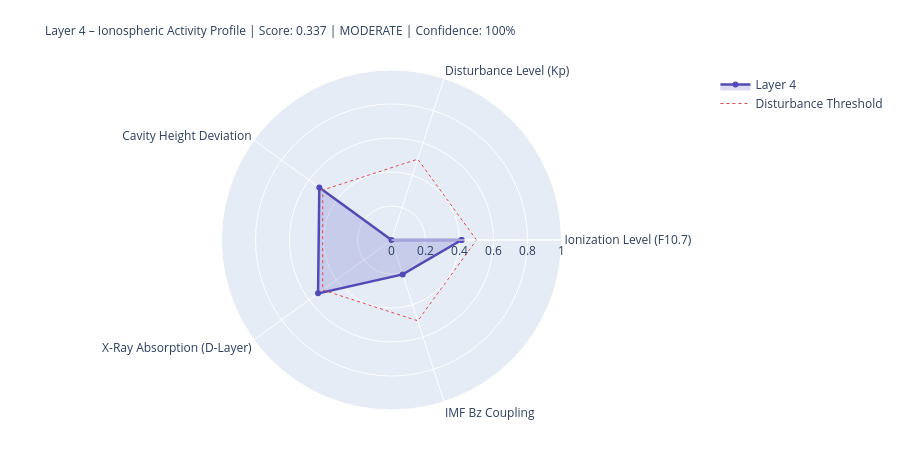

The notebook cell saved with this chart:
### Markdown cell above
---
## 4. State Assessment & Handoff to Layer 5

### Code cell
# ============================================================
# LAYER-4-SCORE
# ============================================================

COMPONENTS = {
    'Ionization Level (F10.7)':    {'score': ioniz,       'source': 'primary' if f107_now else 'from_layer0', 'dynamic': True},
    'Disturbance Level (Kp)':          {'score': disturb,     'source': 'primary' if kp_now   else 'from_layer0', 'dynamic': True},
    'Cavity Height Deviation':    {'score': h_dev,       'source': 'derived',                                'dynamic': True},
    'X-Ray Absorption (D-Layer)':{'score': xray_ioniz,  'source': 'primary' if xray_now else 'missing',     'dynamic': True},
    'IMF Bz Coupling':             {'score': bz_coupling, 'source': 'primary' if bz_now   else 'from_layer0', 'dynamic': True},
}

available    = {k: v['score'] for k, v in COMPONENTS.items() if v['score'] is not None}
unavailable  = [k for k, v in COMPONENTS.items() if v['score'] is None]
layer4_score = round(sum(available.values()) / len(available), 4) if available else None
confidence   = round(len(available) / len(COMPONENTS), 2)
level = ('unknown' if layer4_score is None
         else 'quiet'   if layer4_score < 0.3
         else 'moderate' if layer4_score < 0.6
         else 'active')
dominant_l4 = max(available, key=available.get) if available else 'none'

# Resonance delta for Schumann SR-1
sr1_ref = schumann_freq(1, 80.0)
sr1_now = schumann_freq(1, h_eff)
sr1_delta_mhz = (sr1_now - sr1_ref) * 1000

# Propagation conditions
prop_cond = ('disturbed'   if kp_val > 4
             else 'unsettled' if kp_val > 2
             else 'normal')
if xray_class in ['X', 'M']:
    prop_cond = 'Radio-Blackout moeglich'

W = 68
print('=' * W)
print('LAYER 4 – IONOSPHERE – STATE ASSESSMENT')
print('=' * W)
for name, comp in COMPONENTS.items():
    s = comp['score']
    if s is not None:
        bar = '█' * int(s * 20) + '░' * (20 - int(s * 20))
        print(f'  {name:<36} {bar}  {s:.3f}  [{comp["source"]}]')
    else:
        print(f'  {name:<36} {"─" * 20}  n/a   [missing]')
print('-' * W)
print(f'  Score:          {layer4_score:.3f}  ({len(available)}/{len(COMPONENTS)} components)')
print(f'  Confidence:     {confidence:.0%}')
print(f'  Level:          {level.upper()}')
print(f'  Dominant:       {dominant_l4}')
print(f'  Cavity height:  {h_eff:.1f} km  (Ref: 80.0 km)')
print(f'  SR-1:           {sr1_now:.3f} Hz  (Δ {sr1_delta_mhz:+.1f} mHz vs. ref)')
print(f'  Propagation:    {prop_cond}')
print(f'  X-Ray:          {xray_class}-class  ({xray_now:.2e} W/m²)' if xray_now else '  X-Ray:          n/a')
print('=' * W)

# Radar
cats   = list(available.keys())
vals_r = list(available.values())
if len(cats) >= 3:
    fig = go.Figure()
    fig.add_trace(go.Scatterpolar(
        r=vals_r + [vals_r[0]], theta=cats + [cats[0]],
        fill='toself', fillcolor='rgba(83,74,183,0.20)',
        line=dict(color='#534AB7', width=2.5), name='Layer 4'
    ))
    fig.add_trace(go.Scatterpolar(
        r=[0.5] * (len(cats)+1), theta=cats + [cats[0]],
        line=dict(color='#E24B4A', dash='dot', width=1),
        mode='lines', name='Disturbance Threshold'
    ))
    fig.update_layout(
        title=dict(
            text=f'Layer 4 – Ionospheric Activity Profile | Score: {layer4_score:.3f} | {level.upper()} | Confidence: {confidence:.0%}',
            font=dict(size=12)
        ),
        polar=dict(radialaxis=dict(visible=True, range=[0, 1])),
        height=450, showlegend=True,
        margin=dict(l=80, r=80, t=70, b=40)
    )
    fig.show()

### Figure 1 — Plotly figure (JSON) as saved in the notebook; plotly's stock layout.template omitted (floating-point values rounded to 4 significant figures)
{"data": [{"fill": "toself", "fillcolor": "rgba(83,74,183,0.20)", "line": {"color": "#534AB7", "width": 2.5}, "name": "Layer 4", "r": [0.412, 0.0, 0.525, 0.534, 0.213, 0.412], "theta": ["Ionization Level (F10.7)", "Disturbance Level (Kp)", "Cavity Height Deviation", "X-Ray Absorption (D-Layer)", "IMF Bz Coupling", "Ionization Level (F10.7)"], "type": "scatterpolar"}, {"line": {"color": "#E24B4A", "dash": "dot", "width": 1}, "mode": "lines", "name": "Disturbance Threshold", "r": [0.5, 0.5, 0.5, 0.5, 0.5, 0.5], "theta": ["Ionization Level (F10.7)", "Disturbance Level (Kp)", "Cavity Height Deviation", "X-Ray Absorption (D-Layer)", "IMF Bz Coupling", "Ionization Level (F10.7)"], "type": "scatterpolar"}], "layout": {"height": 450, "margin": {"b": 40, "l": 80, "r": 80, "t": 70}, "polar": {"radialaxis": {"range": [0, 1], "visible": true}}, "showlegend": true, "title": {"font": {"size": 12}, "text": "Layer 4 – Ionospheric Activity Profile | Score: 0.337 | MODERATE | Confidence: 100%"}}}
